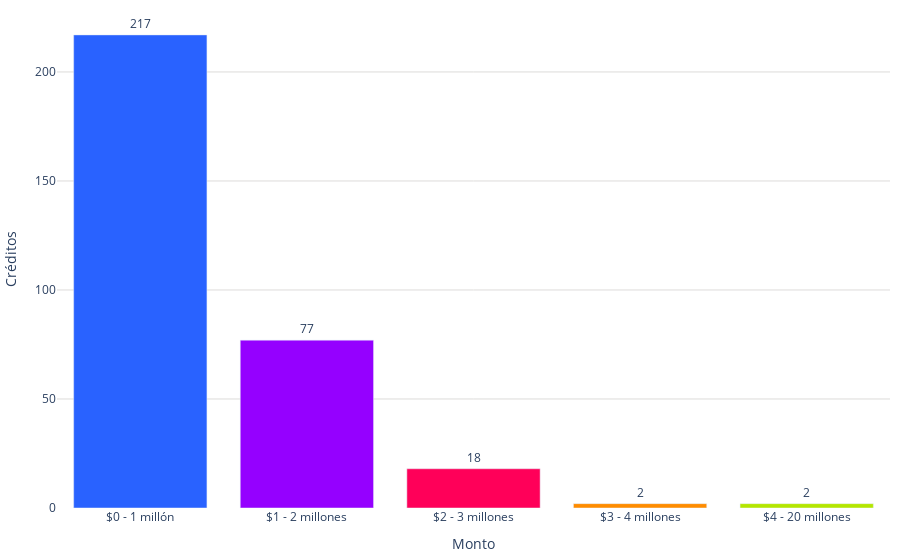

Notebook cell for this chart:
### Code cell
labels = df_conteo_por_rango['rango']
values = df_conteo_por_rango['conteo']
#trimestre = tabla_porcentajes['trimestre']
colores = ['#2962ff', '#9500ff', '#ff0059', '#ff8c00', '#b4e600', '#2EC2A2','#E50CB6']

fig = go.Figure()
#trimestres = tabla_porcentajes.columns
fig.add_trace(go.Bar(
        #name=f'Trimestre {trimestre}', 
        x=labels, 
        y=values, 
        marker_color=colores,
        text=values,  # Texto que se mostrará en las barras (porcentaje)
        textposition='outside',  # Posición del texto (puede ser 'inside' o 'outside')
        #texttemplate='%{text:.1f}%', 
    )
)    
fig.update_layout(
    #barmode='stack', 
    #title='Distribución de créditos por monto 2022',
    #title_font_size = 20,
    xaxis=dict(title="Monto"),
    yaxis=dict(
        title='Créditos', # Título del eje y
        gridcolor='#dddcda', # Color de las líneas que dividen los rangos del eje Y         
    ),  margin=dict(l=10, r=10, t=10, b=10),  # Ajusta los márgenes (left, right, top, bottom)        
    plot_bgcolor='rgba(0,0,0,0)',  # Color de fondo del gráfico
    legend=dict(
        yanchor="top",
        y=0.99,
    )
)
# Exportar gráfica como archivo HTML
def guardar_grafico_como_html(fig, nombre_archivo, carpeta='assets/graficas'):
    # Crear la carpeta si no existe
    if not os.path.exists(carpeta):
        os.makedirs(carpeta)
    config = {
        'displaylogo': False,  # Ocultar el logo de Plotly
        'modeBarButtonsToRemove': [
            'toImage',       # Botón para guardar como imagen
            'select2d',      # Box select
            'lasso2d',       # Lasso select
            'resetScale2d',  # Reset Axes
        ]
    }
    # Gráfica como archivo HTML en la carpeta especificada
    pio.write_html(fig, f'{carpeta}/{nombre_archivo}.html', config=config)


guardar_grafico_como_html(fig, 'g_bar_creditos_monto_2022',  carpeta='assets/graficas')
fig.show()

### Figure 1 — Plotly figure (JSON) as saved in the notebook; plotly's stock layout.template omitted (floating-point values rounded to 4 significant figures)
{"data": [{"marker": {"color": ["#2962ff", "#9500ff", "#ff0059", "#ff8c00", "#b4e600", "#2EC2A2", "#E50CB6"]}, "text": [217, 77, 18, 2, 2], "textposition": "outside", "type": "bar", "x": ["$0 - 1 millón", "$1 - 2 millones", "$2 - 3 millones", "$3 - 4 millones", "$4 - 20 millones"], "y": [217, 77, 18, 2, 2]}], "layout": {"legend": {"y": 0.99, "yanchor": "top"}, "margin": {"b": 10, "l": 10, "r": 10, "t": 10}, "plot_bgcolor": "rgba(0,0,0,0)", "xaxis": {"title": {"text": "Monto"}}, "yaxis": {"gridcolor": "#dddcda", "title": {"text": "Créditos"}}}}
